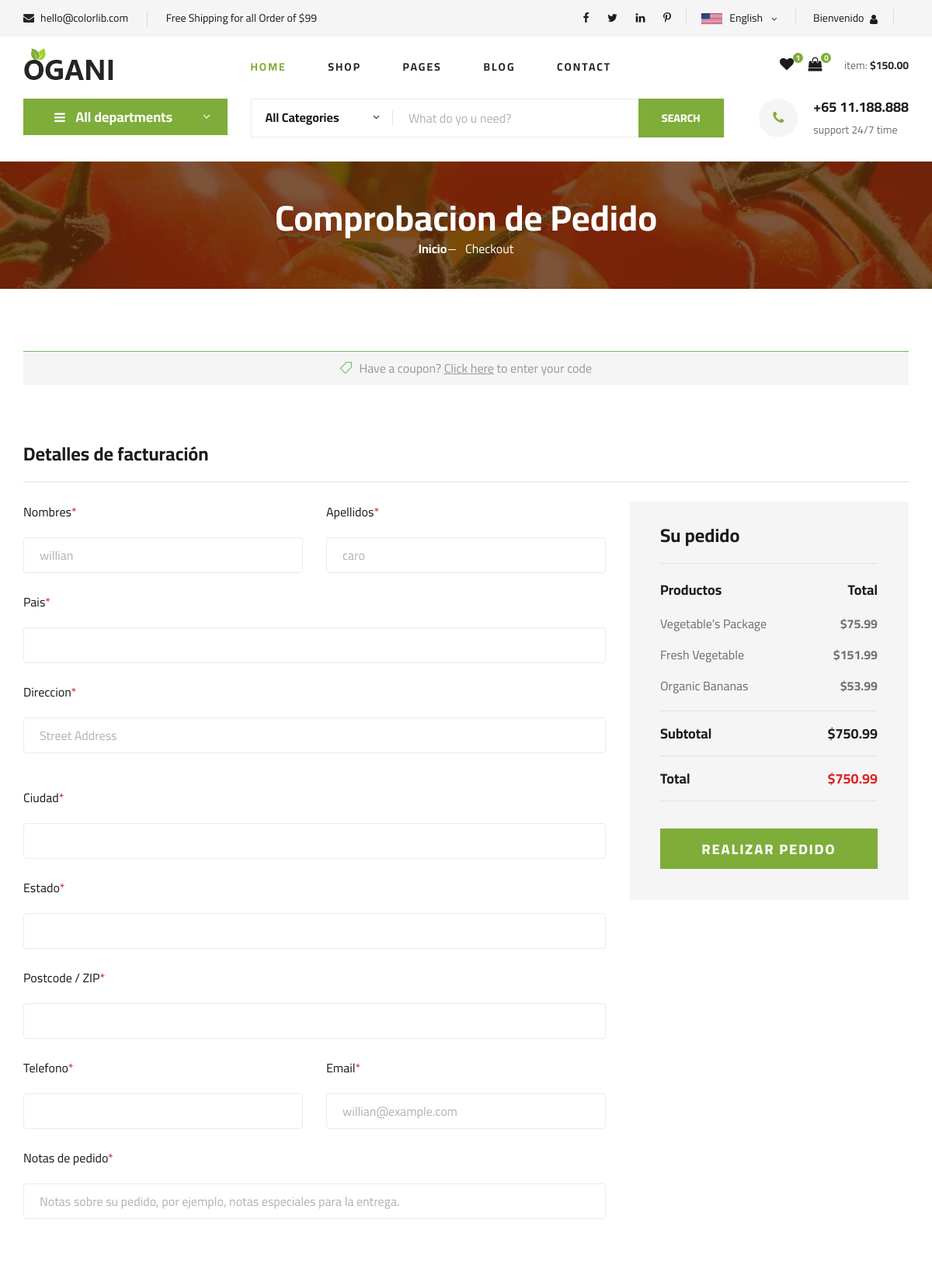
/checkout.php (signed in, upper part), run on an earlier commit of the app's database.
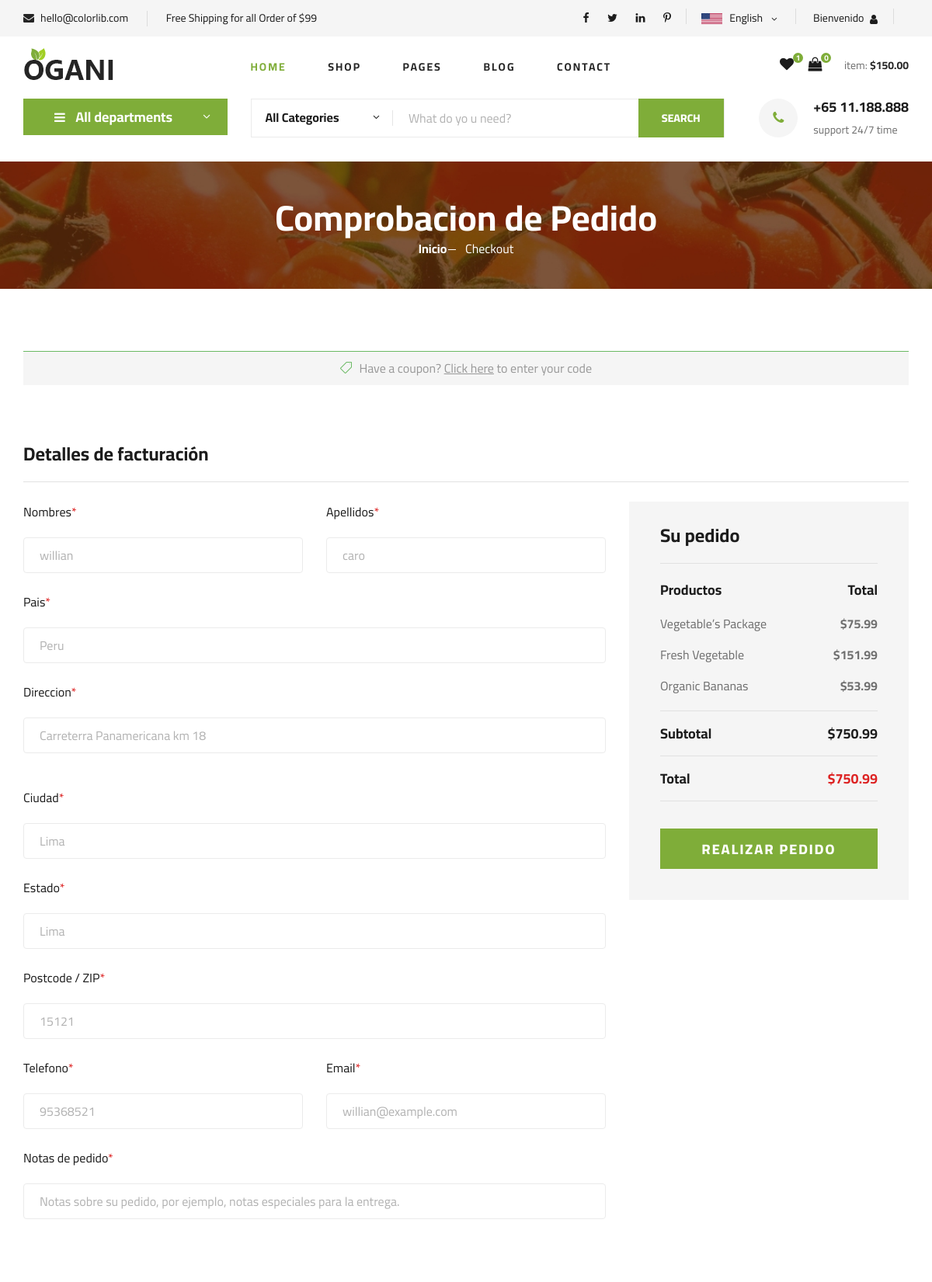
And on a later commit of the database.
### tables this page shows
CREATE TABLE `clientes` (
  `id_cliente` int(11) NOT NULL,
  `email` varchar(255) NOT NULL,
  `pass` varchar(255) NOT NULL,
  `nombres` varchar(255) NOT NULL,
  `apellidos` varchar(255) NOT NULL,
  `doc` int(20) NOT NULL,
  `direccion` varchar(255) NOT NULL,
  `pais` varchar(128) NOT NULL,
  `estado` varchar(128) NOT NULL,
  `ciudad` varchar(128) NOT NULL,
  `distrito` varchar(128) NOT NULL,
  `postal` varchar(64) NOT NULL,
  `geolocalizacion` varchar(255) NOT NULL,
  `telefono` varchar(20) DEFAULT NULL,
  `fecha_registro` varchar(11) DEFAULT NULL,
  `estado_cliente` enum('activo','inactivo') DEFAULT 'activo',
  `ult_session` varchar(11) NOT NULL
);

### checkout.php (the view, shortened to what the changed rows need)
<?php include('conexion.php');
?>
<!DOCTYPE html>
<html lang="zxx">
<head>
    <link rel="stylesheet" href="css/bootstrap.min.css" type="text/css">
    <link rel="stylesheet" href="css/font-awesome.min.css" type="text/css">
    <link rel="stylesheet" href="css/elegant-icons.css" type="text/css">
    <link rel="stylesheet" href="css/nice-select.css" type="text/css">
    <link rel="stylesheet" href="css/jquery-ui.min.css" type="text/css">
    <link rel="stylesheet" href="css/owl.carousel.min.css" type="text/css">
    <link rel="stylesheet" href="css/slicknav.min.css" type="text/css">
    <link rel="stylesheet" href="css/style.css" type="text/css">
</head>
<body>
    <section class="breadcrumb-section set-bg" data-setbg="img/breadcrumb.jpg">
        <div class="container">
            <div class="row">
                <div class="col-lg-12 text-center">
                    <div class="breadcrumb__text">
                        <h2>Comprobacion de Pedido</h2>
                    </div>
                </div>
            </div>
        </div>
    </section>
    <?php
    $id_cliente = $_SESSION['id_cliente'];
    $consult_cliente = "SELECT * FROM clientes WHERE id_cliente = '$id_cliente'";
    $result_cliente = mysqli_query($conectar, $consult_cliente);
    $cliente = mysqli_fetch_assoc($result_cliente);
    ?>
    <section class="checkout spad">
        <div class="container">
            <div class="checkout__form">
                <form action="#">
                    <div class="row">
                        <div class="col-lg-8 col-md-6">
                            <div class="row">
                                <div class="col-lg-6">
                                    <div class="checkout__input">
                                        <p>Nombres<span>*</span></p>
                                        <input type="text" value="<?php echo $cliente['nombres']; ?>" name="nombres">
                                    </div>
                                </div>
                                <div class="col-lg-6">
                                    <div class="checkout__input">
                                        <p>Apellidos<span>*</span></p>
                                        <input type="text" value="<?php echo $cliente['apellidos']; ?>" name="apellidos">
                                    </div>
                                </div>
                            </div>
                            <div class="checkout__input">
                                <p>Pais<span>*</span></p>
                                <input type="text" value="<?php echo $cliente['pais']; ?>" name="pais">
                            </div>
                            <div class="checkout__input">
                                <p>Direccion<span>*</span></p>
                                <input type="text" placeholder="Street Address" class="checkout__input__add" value="<?php echo $cliente['direccion']; ?>" name="direccion">
                            </div>
                            <div class="checkout__input">
                                <p>Ciudad<span>*</span></p>
                                <input type="text" value="<?php echo $cliente['ciudad']; ?>" name="ciudad">
                            </div>
                            <div class="checkout__input">
                                <p>Estado<span>*</span></p>
                                <input type="text" value="<?php echo $cliente['estado']; ?>" name="estado">
                            </div>
                            <div class="checkout__input">
                                <p>Postcode / ZIP<span>*</span></p>
                                <input type="text" value="<?php echo $cliente['postal']; ?>" name="postal">
                            </div>
                            <div class="row">
                                <div class="col-lg-6">
                                    <div class="checkout__input">
                                        <p>Telefono<span>*</span></p>
                                        <input type="text" value="<?php echo $cliente['telefono']; ?>" name="telefono">
                                    </div>
                                </div>
                                <div class="col-lg-6">
                                    <div class="checkout__input">
                                        <p>Email<span>*</span></p>
                                        <input type="text" value="<?php echo $cliente['email']; ?>" name="email">
                                    </div>
                                </div>
                            </div>
                        </div>
                    </div>
                </form>
            </div>
        </div>
    </section>
</body>
</html>

What changed in the data, as far as the page shows it:
changed clientes "willian": pais (not shown) → "Peru"; direccion (not shown) → "Carreterra Panamericana km 18"; ciudad (not shown) → "Lima"; estado (not shown) → "Lima"; postal (not shown) → "15121"; telefono (not shown) → "95368521"
